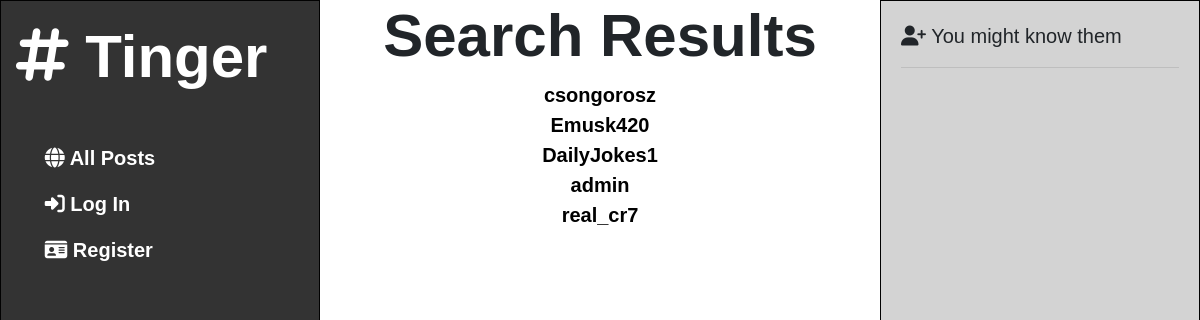
The app's page /search, older data.
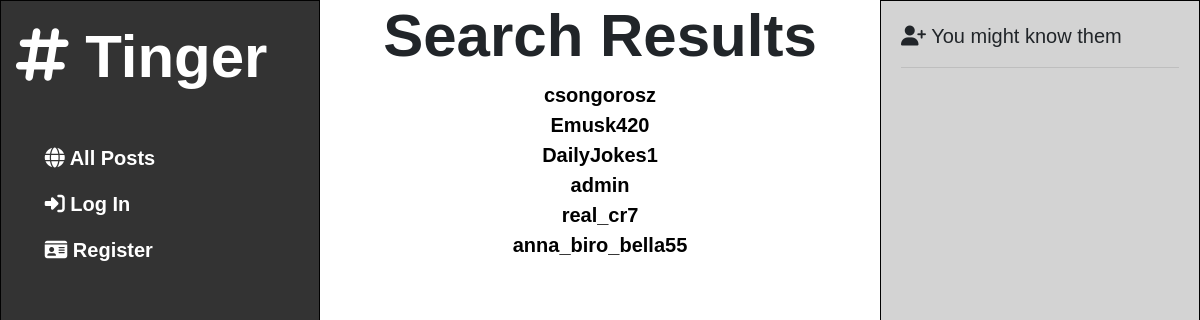
The same page, newer data.
### network/models.py (models this page shows, shortened)
class User(AbstractUser):
    bio = models.TextField(null=True)
    birthdate = models.DateField(null=True, blank=True)
    location = models.TextField(blank=True)
    profileimg = models.ImageField(upload_to='profile_images', default='blank-profile-picture.png')
    following = models.ManyToManyField('self', through='Relationship', symmetrical=False, related_name='followers')

### network/views.py (the view)
# urls.py: path('search', views.search_user, name="search"),
def search_user(request):
    if request.method == "GET":
        q = request.GET.get('q', '')
        usernames = [user.username for user in User.objects.all()]
        lowercase_results = [item.lower() for item in usernames]
        lowercase_dict = {item.lower(): item for item in usernames}
        sub_strings = [lowercase_dict[item] for item in lowercase_results if q.lower() in item]
        if sub_strings:
            return render(request, "network/search.html", {"entries": sub_strings})
        else:
            return render(request, "network/search.html", {"message": f"No user with {q} in it's name found."})
    else:
        return render(request, "network/search.html", {"message": "Method is not GET!"})

### network/templates/network/search.html (shortened to what this page needs)
{% extends "network/layout.html" %}
{% load static %}
{% block body %}
    <div style='text-align:center;'>
        <h1>
            <b>
                <strong>
                    Search Results
                </strong>
            </b>
        </h1>
    </div>
    {% for entry in entries %}
        <div style='text-align:center;'><a id="ind" href="/profile/{{entry}}">{{ entry }} </a></div>
        {% endfor %}
{% endblock %}

Row changes from the older to the newer data that the page shows:
added User: entries "anna_biro_bella55"
